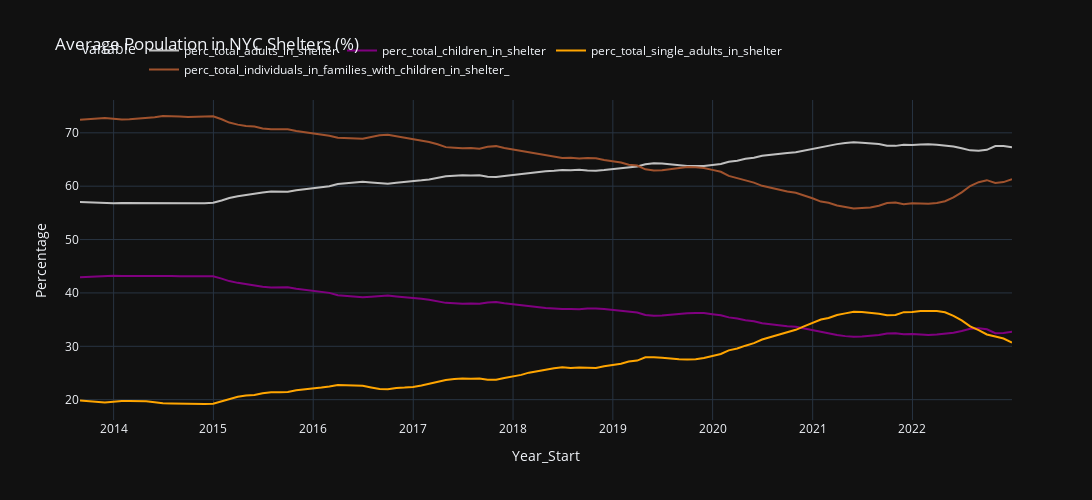

The cell this chart's notebook holds for it:
### Code cell
desired_columns = [0,1,2,3,4,5,6,7,8,9,10]
start_date = datetime(2013, 1, 1)
end_date = datetime(2022, 12, 31)

# Convert index values to datetime
filtered_data = get_columns(monthly_avg_df,desired_columns)

# Apply date filter
filtered_data = filtered_data[filtered_data.index.to_series().apply(get_date, start_date=start_date, end_date=end_date)]
filtered_data.reset_index(inplace=True)
filtered_data

# Set the template to 'plotly_dark'
pio.templates.default = "plotly_dark"

# Create the bar chart
fig = px.line(filtered_data, x='date_of_census', y=['perc_total_adults_in_shelter', 'perc_total_children_in_shelter','perc_total_single_adults_in_shelter','perc_total_individuals_in_families_with_children_in_shelter_',],
             color_discrete_sequence=['silver','purple','orange', 'sienna'],
             labels={'date_of_census': 'Year_Start', 'value': 'Percentage'},
             title='Average Population in NYC Shelters (%)',
             
             )

# Customize the layout if needed
fig.update_layout( xaxis_tickangle=0,
                  legend=dict(orientation='h', yanchor='bottom', y=1.05, xanchor='left', x=0),
                  xaxis=dict(tickmode='auto', tickformat='%Y'),
                  width=1500,  # Set the desired width of the figure
                  height=500  # Set the desired height of the figure
                  )

# Display the plot
fig.show()
